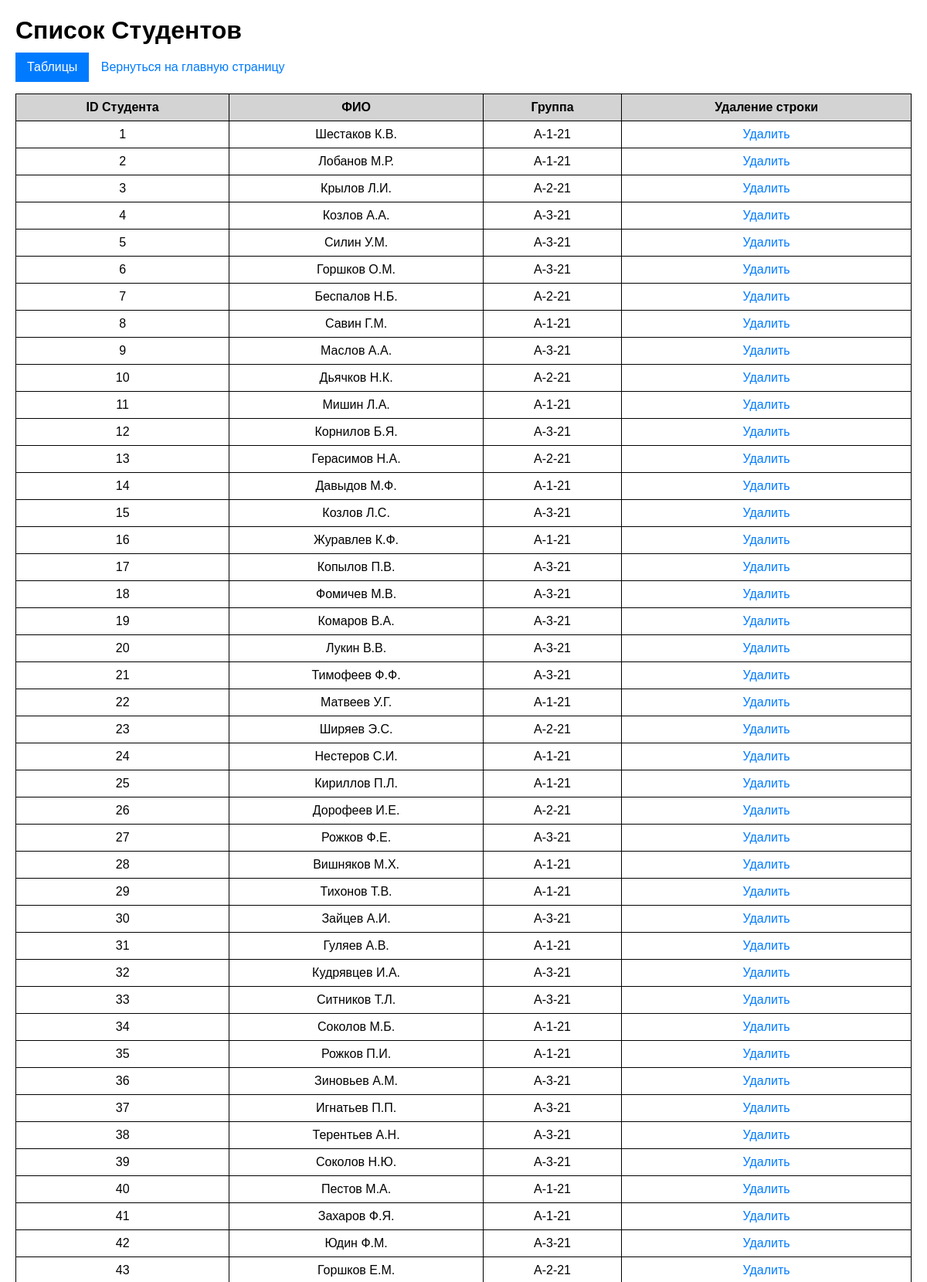
/students (upper part), run on the app's committed database.
### models.py (models this page shows)
class Student(Base):
    __tablename__ = 'students'
    student_id = Column(Integer, primary_key=True)
    firstname = Column(String, nullable=False)
    lastname = Column(String, nullable=False)
    patronymic = Column(String, nullable=False)
    group_student = Column(String, nullable=False)
    grades = relationship("StudentSubjectGrade", back_populates="student")
    interests = relationship("StudentThemeInterest", back_populates="student")
    distributions = relationship("Distribution", back_populates="student")

### app.py (the view)
@app.route("/students")
def display_students():
    students = student_repository.get_all(Student)
    return render_template('student_data.html', students=students)

### repositories.py (called while the page is built)
    def get_all(self, model):
        with self.Session() as session:
            return session.query(model).all()

### templates/student_data.html (shortened to what this page needs)
<!DOCTYPE html>
<html lang="en">
<head>
</head>
<body>
    <h1>Список Студентов</h1>
        {% include 'dropdown_tables.html' %}
    <a href="{{url_for('index')}}">Вернуться на главную страницу</a>
    <table>
        <tr>
            <th>ID Студента</th>
            <th>ФИО</th>
            <th>Группа</th>
            <th>Удаление строки</th>
        </tr>
        {%for student in students%}
        <tr>
            <td>{{student.student_id}}</td>
            <td>{{ student.lastname }} {{ student.firstname[0].upper() }}.{{ student.patronymic[0].upper()}}.</td>
            <td>{{student.group_student}}</td>
            <td>
                <a href=" ">Удалить</a>
            </td>
        </tr>
        {%endfor%}
    </table>
</body>
</html>

### templates/student_data.html (style rules this page uses)
body { font-family: Arial, sans-serif; margin: 20px; }
table { width: 100%; border-collapse: collapse; margin-top:15px; }
td,th { border: 1px solid ; padding: 8px; text-align: center; }
th { background-color: lightgray; font-size: 16px; font-weight: bold; }
a { font-size: 16px; padding: 5px 10px; text-decoration: none; color: #007bff; border: 1px solid transparent; border-radius: 5px; transition: background-color 0.3s; }
h1 { margin-bottom: 10px; }

### data on the page
Student: student_id "1", lastname "Шестаков", firstname "К", patronymic "В", group_student "A-1-21"
Student: student_id "2", lastname "Лобанов", firstname "М", patronymic "Р", group_student "A-1-21"
Student: student_id "3", lastname "Крылов", firstname "Л", patronymic "И", group_student "A-2-21"
Student: student_id "4", lastname "Козлов", firstname "А", patronymic "А", group_student "A-3-21"
Student: student_id "5", lastname "Силин", firstname "У", patronymic "М", group_student "A-3-21"
Student: student_id "6", lastname "Горшков", firstname "О", patronymic "М", group_student "A-3-21"
Student: student_id "7", lastname "Беспалов", firstname "Н", patronymic "Б", group_student "A-2-21"
Student: student_id "8", lastname "Савин", firstname "Г", patronymic "М", group_student "A-1-21"
Student: student_id "9", lastname "Маслов", firstname "А", patronymic "А", group_student "A-3-21"
Student: student_id "10", lastname "Дьячков", firstname "Н", patronymic "К", group_student "A-2-21"
Student: student_id "11", lastname "Мишин", firstname "Л", patronymic "А", group_student "A-1-21"
Student: student_id "12", lastname "Корнилов", firstname "Б", patronymic "Я", group_student "A-3-21"
Student: student_id "13", lastname "Герасимов", firstname "Н", patronymic "А", group_student "A-2-21"
Student: student_id "14", lastname "Давыдов", firstname "М", patronymic "Ф", group_student "A-1-21"
Student: student_id "15", lastname "Козлов", firstname "Л", patronymic "С", group_student "A-3-21"
Student: student_id "16", lastname "Журавлев", firstname "К", patronymic "Ф", group_student "A-1-21"
Student: student_id "17", lastname "Копылов", firstname "П", patronymic "В", group_student "A-3-21"
Student: student_id "18", lastname "Фомичев", firstname "М", patronymic "В", group_student "A-3-21"
Student: student_id "19", lastname "Комаров", firstname "В", patronymic "А", group_student "A-3-21"
Student: student_id "20", lastname "Лукин", firstname "В", patronymic "В", group_student "A-3-21"
Student: student_id "21", lastname "Тимофеев", firstname "Ф", patronymic "Ф", group_student "A-3-21"
Student: student_id "22", lastname "Матвеев", firstname "У", patronymic "Г", group_student "A-1-21"
Student: student_id "23", lastname "Ширяев", firstname "Э", patronymic "С", group_student "A-2-21"
Student: student_id "24", lastname "Нестеров", firstname "С", patronymic "И", group_student "A-1-21"
Student: student_id "25", lastname "Кириллов", firstname "П", patronymic "Л", group_student "A-1-21"
Student: student_id "26", lastname "Дорофеев", firstname "И", patronymic "Е", group_student "A-2-21"
Student: student_id "27", lastname "Рожков", firstname "Ф", patronymic "Е", group_student "A-3-21"
Student: student_id "28", lastname "Вишняков", firstname "М", patronymic "Х", group_student "A-1-21"
Student: student_id "29", lastname "Тихонов", firstname "Т", patronymic "В", group_student "A-1-21"
Student: student_id "30", lastname "Зайцев", firstname "А", patronymic "И", group_student "A-3-21"
Student: student_id "31", lastname "Гуляев", firstname "А", patronymic "В", group_student "A-1-21"
Student: student_id "32", lastname "Кудрявцев", firstname "И", patronymic "А", group_student "A-3-21"
Student: student_id "33", lastname "Ситников", firstname "Т", patronymic "Л", group_student "A-3-21"
Student: student_id "34", lastname "Соколов", firstname "М", patronymic "Б", group_student "A-1-21"
Student: student_id "35", lastname "Рожков", firstname "П", patronymic "И", group_student "A-1-21"
Student: student_id "36", lastname "Зиновьев", firstname "А", patronymic "М", group_student "A-3-21"
Student: student_id "37", lastname "Игнатьев", firstname "П", patronymic "П", group_student "A-3-21"
Student: student_id "38", lastname "Терентьев", firstname "А", patronymic "Н", group_student "A-3-21"
Student: student_id "39", lastname "Соколов", firstname "Н", patronymic "Ю", group_student "A-3-21"
Student: student_id "40", lastname "Пестов", firstname "М", patronymic "А", group_student "A-1-21"
Student: student_id "41", lastname "Захаров", firstname "Ф", patronymic "Я", group_student "A-1-21"
Student: student_id "42", lastname "Юдин", firstname "Ф", patronymic "М", group_student "A-3-21"
Student: student_id "43", lastname "Горшков", firstname "Е", patronymic "М", group_student "A-2-21"
